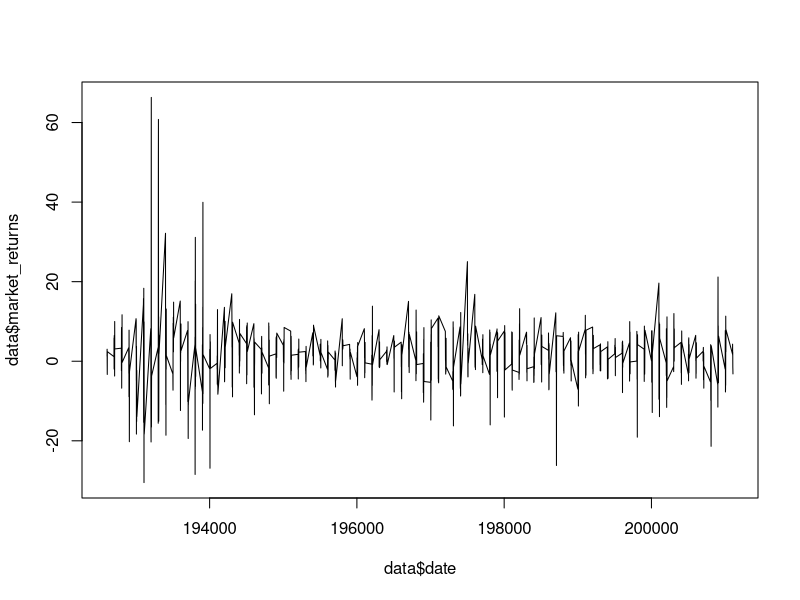
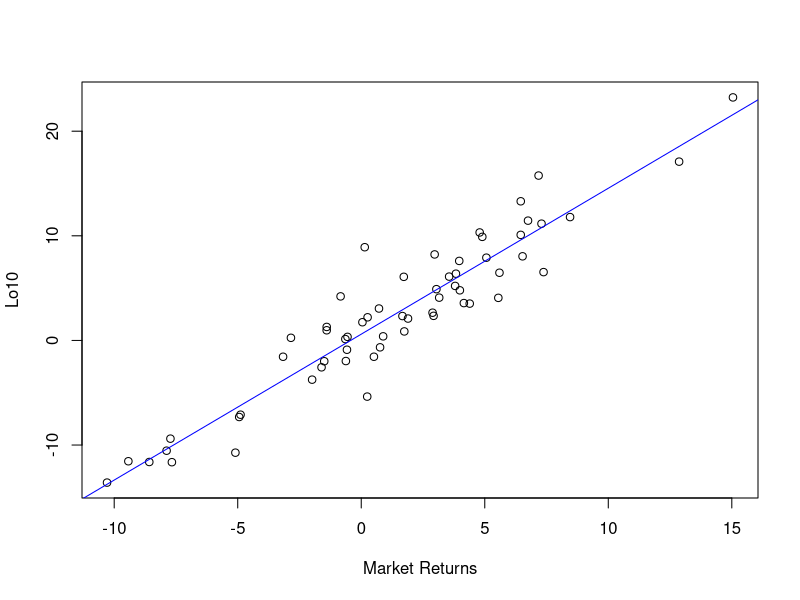

Here is the R script that generated these plots, in order:
## ---- chunk 1
knitr::opts_chunk$set(echo = TRUE)
## ---- chunk 2
library(tidyverse)
## ---- chunk 3
data <- read_table("Portfolios_Formed_on_ME_eqW.txt")
## ---- chunk 4
data <- data %>% mutate(market_returns=0.3*Lo30 + 0.4*Med40 + 0.3*Hi30)
## ---- chunk 5
plot(x=data$date, y=data$market_returns, type='l')
## ---- chunk 6
sub_df <- data[463:522,]
model.fit <- lm(formula = Lo10~market_returns, data = sub_df)
summary <- summary(model.fit)
summary
## ---- chunk 7
coefs <- summary$coefficients
coefs

## ---- chunk 8
plot(x=sub_df$market_returns, y=sub_df[[11]], xlab = "Market Returns", ylab = "Lo10")
abline(model.fit, col='blue')
## ---- chunk 9
confint(model.fit, 'market_returns', level=0.95)

## ---- chunk 10
model.fit3 <- lm(formula = Lo10~market_returns, data=sub_df)
summary3 <- summary(model.fit3)
summary3

## ---- chunk 11
model.fit4 <- lm(formula = Lo10~market_returns, data = sub_df)
summary_4 <- summary(model.fit4)
summary_4
## ---- chunk 12
confint(model.fit4)
## ---- chunk 13

summary_4$r.squared

